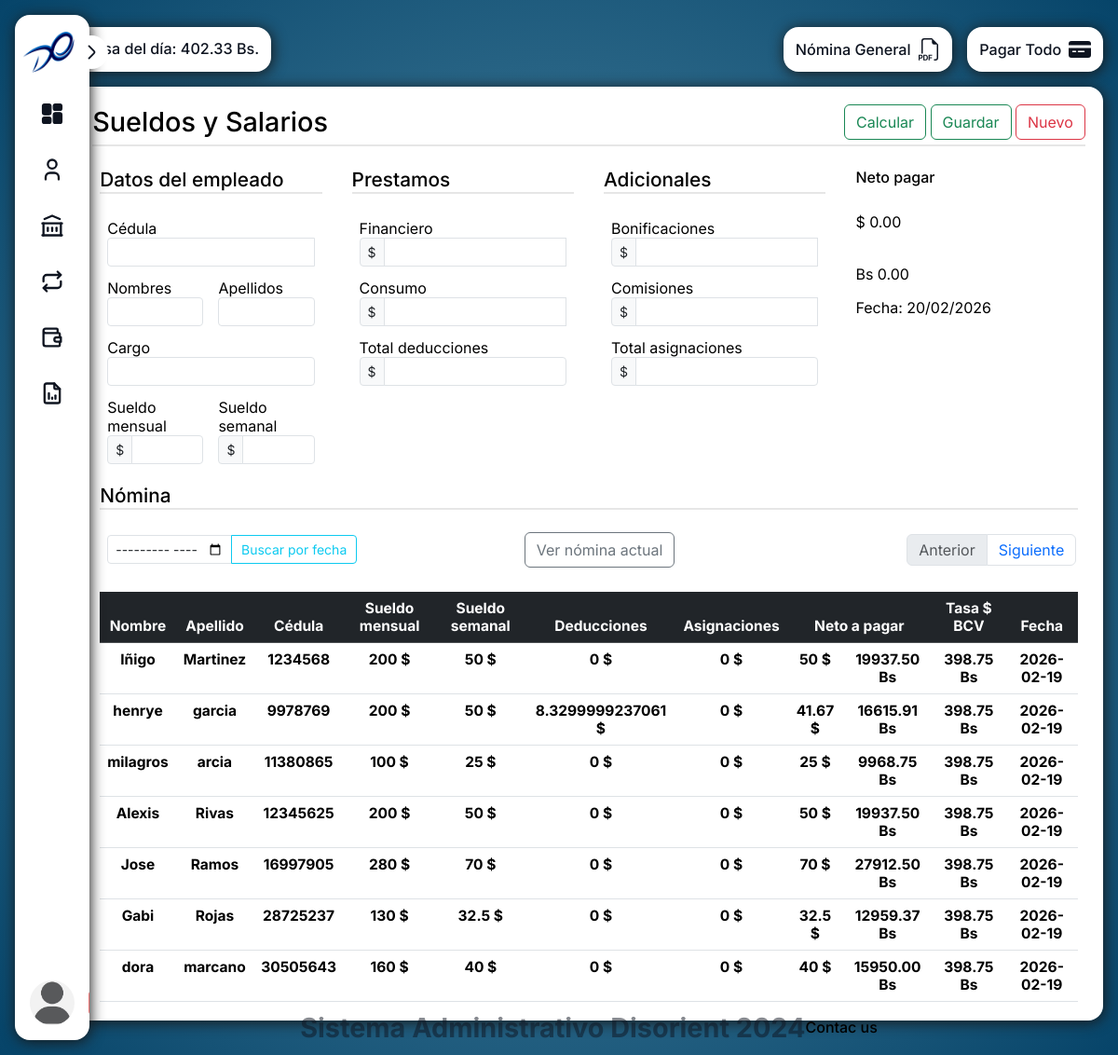
Page /view/Sueldos.php (signed in) on the committed database.
### tables this page shows
CREATE TABLE `nomina` (
  `id_nomina` int(8) NOT NULL,
  `cedula_FK` int(8) DEFAULT NULL,
  `tasaBCV_FK` int(8) DEFAULT NULL,
  `cuentasp` int(8) DEFAULT NULL,
  `prestamos` int(8) DEFAULT NULL,
  `sueldosem` float DEFAULT NULL,
  `neto` float DEFAULT NULL,
  `bonificaciones` float DEFAULT NULL,
  `comisiones` float DEFAULT NULL,
  `fecha` date DEFAULT NULL,
  `estado` int(11) DEFAULT NULL
);

CREATE TABLE `empleados` (
  `cedula` int(8) NOT NULL,
  `nombre` varchar(255) DEFAULT NULL,
  `apellido` varchar(255) DEFAULT NULL,
  `direccion` varchar(255) DEFAULT NULL,
  `correo` varchar(255) DEFAULT NULL,
  `sexo` varchar(255) DEFAULT NULL,
  `edad` date DEFAULT NULL,
  `tlf` varchar(255) DEFAULT NULL,
  `second_tlf` varchar(255) DEFAULT NULL,
  `departamento` varchar(255) DEFAULT NULL,
  `cargo` varchar(255) DEFAULT NULL,
  `f_ingreso` date DEFAULT NULL,
  `sueldo` float DEFAULT NULL,
  `afeccion` varchar(255) DEFAULT NULL,
  `discapacidad` varchar(255) DEFAULT NULL,
  `estado` tinyint(1) DEFAULT NULL,
  `limite_credito` decimal(10,2) DEFAULT 2000.00
);

CREATE TABLE `tasa_dolar` (
  `id_tasa` int(8) NOT NULL,
  `tasa_del_dia` float DEFAULT NULL,
  `tasa_eur` float DEFAULT NULL,
  `fecha` date DEFAULT NULL
);

### PHP/CLASS/conexion_Original.php (called while the page is built, shortened)
<?php
class connect {
 private $dbhost = "localhost";
 private $dbuser = "root";
 private $dbpass = "";
 private $dbname = "disorient_3";
 public function connect_db()
	{
		$con = mysqli_connect($this->dbhost, $this->dbuser, $this->dbpass, $this->dbname);
		if 	(mysqli_connect_error())
		{
			die("Fallo la conexion a BD" . mysqli_connect_error().mysqli_connect_errno());
		}
		else {
			return	$con;
		}
	}
}

### PHP/CLASS/user_Original.php (called while the page is built, shortened)
<?php
include_once "conexion_Original.php";
class Nomina extends connect
{
	public function View_Nomina()
{
    $query = "SELECT
                id_nomina,
                empleados.nombre, empleados.apellido, empleados.cedula,
                empleados.sueldo, nomina.sueldosem,
                COALESCE(
                    (SELECT SUM(cpp2.aporte)
                     FROM cuentas_por_pagar2 cpp2
                     WHERE cpp2.id_prestamo = nomina.prestamos
                     AND cpp2.fecha = nomina.fecha
                     AND cpp2.estado = 1),
                    0
                ) AS desc2,
                cuentas_por_pagar.descuento AS desc1,
                (nomina.bonificaciones + nomina.comisiones) AS asignaciones,
                nomina.neto,
                TRUNCATE(nomina.neto * tasa_dolar.tasa_del_dia, 2) AS netobs,
                tasa_dolar.tasa_del_dia AS TasaBCV,
                nomina.fecha, nomina.estado
            FROM nomina
            JOIN empleados    ON nomina.cedula_FK   = empleados.cedula
            JOIN tasa_dolar   ON nomina.tasaBCV_FK  = tasa_dolar.id_tasa
            LEFT JOIN cuentas_por_pagar ON nomina.cuentasp = cuentas_por_pagar.id_cuentasp
            WHERE nomina.estado = 1
            AND WEEK(nomina.fecha, 1) = WEEK(CURDATE(), 1)
            AND YEAR(nomina.fecha)    = YEAR(CURDATE())";
    $result = $this->connect_db()->query($query);
    $data = array();
    while ($row = mysqli_fetch_assoc($result)) {
        $data[] = $row;
    }
    return $data;
}
	}
$Nomina = new Nomina();

### View/Components/Tables/Tablas-nomina.php (the view)
<?php
$elementosPorPagina = 7;
$FechaFiltro = isset($_GET['fecha']) ? $_GET['fecha'] : null;
if ($FechaFiltro) {
	$datos = $Nomina->Search_Nomina($FechaFiltro);
}else{
	$datos = $Nomina->View_Nomina();
}
$totalElementos = count($datos);
$totalPaginas = ceil($totalElementos / $elementosPorPagina);
$paginaActual = isset($_GET['pagina']) ? (int)$_GET['pagina'] : 1;
$inicio = ($paginaActual - 1) * $elementosPorPagina;
$datosPagina = array_slice($datos, $inicio, $elementosPorPagina);
?>
<div class="table__information">
		<h4 class="title"> Nómina </h4>
		<form action="" >
			<div class="empleados__content">
				<div class="input-group input-group-sm mb-3">
					<input type="month" name="fecha" class="form-control" aria-label="Sizing example input" aria-describedby="inputGroup-sizing-sm" name="FechaBuscar">
					<input type="submit" class="btn btn-outline-info" value="Buscar por fecha">
				</div>
			</div>
			<a href="?pagina=1" class="btn btn-outline-secondary">Ver nómina actual</a>
			<nav aria-label="Page navigation" class="navi">
				<ul class="pagination">
					<li class="page-item <?php if ($paginaActual == 1) echo 'disabled'; ?>">
						<a class="page-link" href="?pagina=<?php echo max(1, $paginaActual - 1); ?>&fecha=<?php echo $FechaFiltro; ?>" tabindex="-1">Anterior</a>
					</li>
					<li class="page-item <?php if ($paginaActual == $totalPaginas) echo 'disabled'; ?>">
						<a class="page-link" href="?pagina=<?php echo min($totalPaginas, $paginaActual + 1); ?>&fecha=<?php echo $FechaFiltro; ?>">Siguiente</a>
					</li>
				</ul>
			</nav>
		</form>
</div>
    <table class="table">
        <thead class="table-dark">
            <tr>
                <th scope="col"> Nombre </th>
                <th scope="col"> Apellido </th>
                <th scope="col"> Cédula </th>
                <th scope="col"> Sueldo mensual </th>
                <th scope="col"> Sueldo semanal </th>
                <th scope="col"> Deducciones </th>
                <th scope="col"> Asignaciones </th>
                <th scope="col" colspan="2"> Neto a pagar </th>
                <th scope="col"> Tasa $ BCV </th>
                <th scope="col"> Fecha </th>
            </tr>
        </thead>
        <tbody>
            <?php foreach ($datosPagina as $dato): ?>
                <tr>
                    <th scope="col"><?php echo $dato['nombre']; ?></th>
                    <th scope="col"><?php echo $dato['apellido']; ?></th>
                    <th scope="col"><?php echo $dato['cedula']; ?></th>
                    <th scope="col"><?php echo $dato['sueldo']; ?> $</th>
                    <th scope="col"><?php echo $dato['sueldosem']; ?> $</th>
                    <th scope="col"><?php echo $dato['desc1'] + $dato['desc2']; ?> $</th>
                    <th scope="col"><?php echo $dato['asignaciones']; ?> $</th>
                    <th scope="col"><?php echo $dato['neto']; ?> $</th>
                    <th scope="col"><?php echo $dato['netobs']; ?> Bs</th>
                    <th scope="col"><?php echo $dato['TasaBCV']; ?> Bs</th>
                    <th scope="col"><?php echo $dato['fecha']; ?></th>
                </tr>
            <?php endforeach; ?>
        </tbody>
    </table>
</div>

### CSS/alerts.css (style rules this page uses)
:root { --notification-background: #313e2c; --notification-primary: #aaec8a; --background: #0d110e; }

### CSS/Search-box.css (style rules this page uses)
:root { --bg: #F0F0F0; --input-bg: white; --text-search: #27292B; --item-hover: #f6f6f6; }
input { flex: 1; max-height: 2.5rem; border: 0; outline: 0; font-size: 1rem; color: var(--text-search); }
input::placeholder { color: var(--text-search); opacity: 50%; }

### CSS/struct.css (style rules this page uses)
:root { --primary-color: #191919; --white: #FFFFFF; --sidebar-hover: #d8dde0; --sidebar-bg: #FFFFFF; --bg: radial-gradient(circle, #5790AB, #064469); --text-link: #0E1420; --logout: #FA7575; --headline-text: #546471; --text: #E7EAEE; --divider-bg: var(--bg); --border-color: var(--bg); }
html { height: 100%; }
* { margin: 0; padding: 0; box-sizing: border-box; }
body { font-family: 'Inter', sans-serif; font-size: 16px; padding: 1rem; height: 100%; background: var(--bg); }
.block h4 { min-height: 1.7rem; font-size: 1.3rem; border-bottom: 2px solid rgba(128, 128, 128, 0.2); margin-bottom: 1.5rem; display: flex; justify-content: space-between; align-items: center; }
.empleados__content { display: grid; grid-template-rows: auto; align-items: baseline; height: 4rem; text-align: start; padding: .2rem .5rem; }
.pagination { margin: .1rem; }
.table__information form { display: flex; align-items: start; justify-content: space-between; }
.table__information form .btn { margin-right: 10%; }
.table thead, .table tbody { text-align: center; font-size: .97rem; }

### rows in the picture
nomina: cedula_FK.nombre "Iñigo", cedula_FK.apellido "Martinez", cedula_FK.cedula "1234568", cedula_FK.sueldo "200", sueldosem "50", desc2 "0", asignaciones "0", neto "50", netobs "19937.50", tasaBCV_FK.tasa_del_dia "398.75", fecha "2026-02-19"
nomina: cedula_FK.nombre "henrye", cedula_FK.apellido "garcia", cedula_FK.cedula "9978769", cedula_FK.sueldo "200", sueldosem "50", desc2 "8.3299999237061", asignaciones "0", neto "41.67", netobs "16615.91", tasaBCV_FK.tasa_del_dia "398.75", fecha "2026-02-19"
nomina: cedula_FK.nombre "milagros", cedula_FK.apellido "arcia", cedula_FK.cedula "11380865", cedula_FK.sueldo "100", sueldosem "25", desc2 "0", asignaciones "0", neto "25", netobs "9968.75", tasaBCV_FK.tasa_del_dia "398.75", fecha "2026-02-19"
nomina: cedula_FK.nombre "Alexis", cedula_FK.apellido "Rivas", cedula_FK.cedula "12345625", cedula_FK.sueldo "200", sueldosem "50", desc2 "0", asignaciones "0", neto "50", netobs "19937.50", tasaBCV_FK.tasa_del_dia "398.75", fecha "2026-02-19"
nomina: cedula_FK.nombre "Jose", cedula_FK.apellido "Ramos", cedula_FK.cedula "16997905", cedula_FK.sueldo "280", sueldosem "70", desc2 "0", asignaciones "0", neto "70", netobs "27912.50", tasaBCV_FK.tasa_del_dia "398.75", fecha "2026-02-19"
nomina: cedula_FK.nombre "Gabi", cedula_FK.apellido "Rojas", cedula_FK.cedula "28725237", cedula_FK.sueldo "130", sueldosem "32.5", desc2 "0", asignaciones "0", neto "32.5", netobs "12959.37", tasaBCV_FK.tasa_del_dia "398.75", fecha "2026-02-19"
nomina: cedula_FK.nombre "dora", cedula_FK.apellido "marcano", cedula_FK.cedula "30505643", cedula_FK.sueldo "160", sueldosem "40", desc2 "0", asignaciones "0", neto "40", netobs "15950.00", tasaBCV_FK.tasa_del_dia "398.75", fecha "2026-02-19"

### other values in the picture
$_SESSION['TasaBCV'] "402.33"
